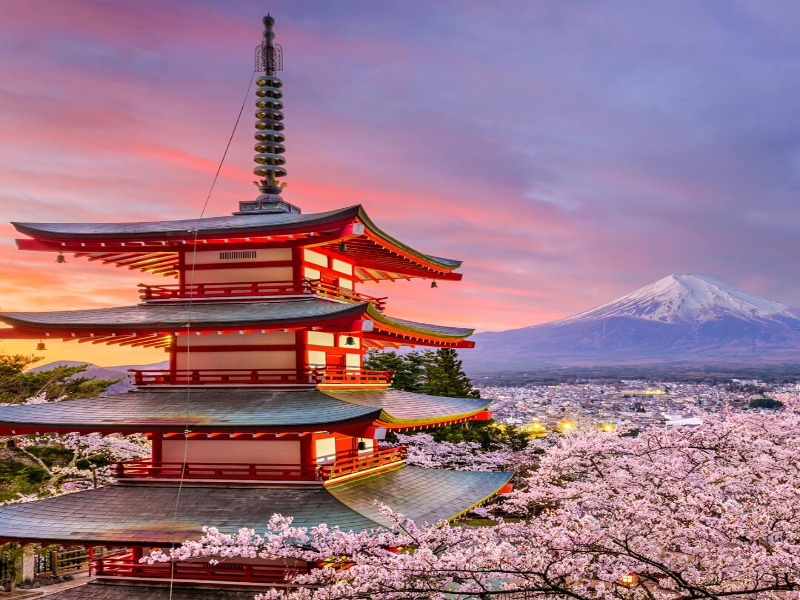
#> input picture OpenCV temel işlemler/01 LOAD İMAGE/picture.png, 800 x 600 px
$ python load_image.py
#> lines starting #> are read from the running program, lines starting #| are printed output that depends on the picture
# !pip install opencv_python

import cv2 as cv

path = 'OpenCV temel işlemler/'

img = cv.imread('picture.png')
#> img is the input picture: shape (600, 800, 3); mean B, G, R 132.7, 116.7, 155.6
cv.imshow('özet penceresim', img)
cv.waitKey(0)
cv.destroyAllWindows()

dst = cv.applyColorMap(img, cv.COLORMAP_AUTUMN)
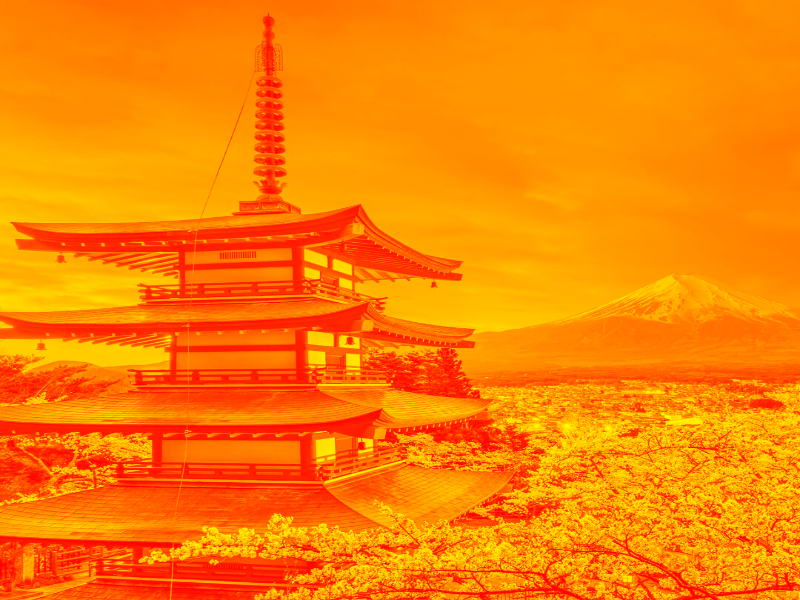
#> dst: shape (600, 800, 3); mean B, G, R 0, 130.2, 255
cv.imshow('dst', dst)
cv.waitKey(0)


dst = cv.applyColorMap(img, cv.COLORMAP_WINTER)
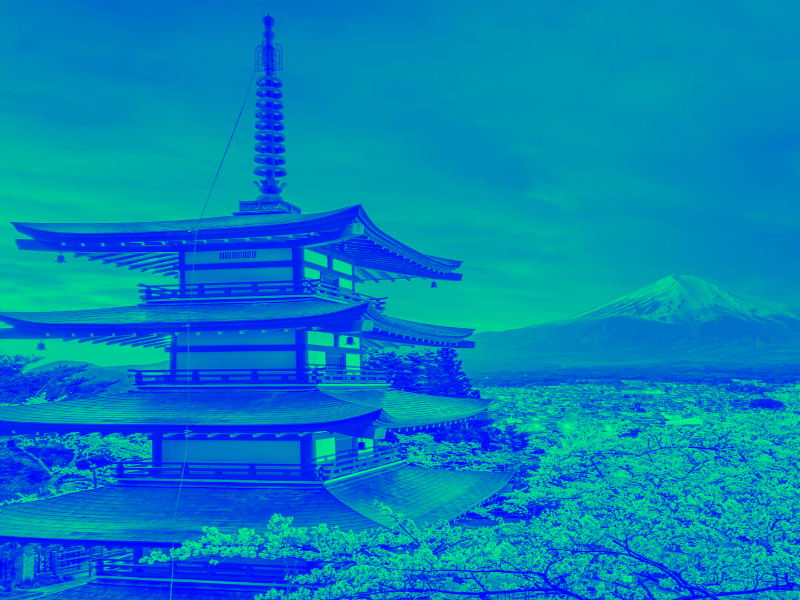
#> dst: shape (600, 800, 3); mean B, G, R 189.9, 130.2, 0
cv.imshow('dst', dst)
cv.waitKey(0)

dst = cv.applyColorMap(img, cv.COLORMAP_SPRING)
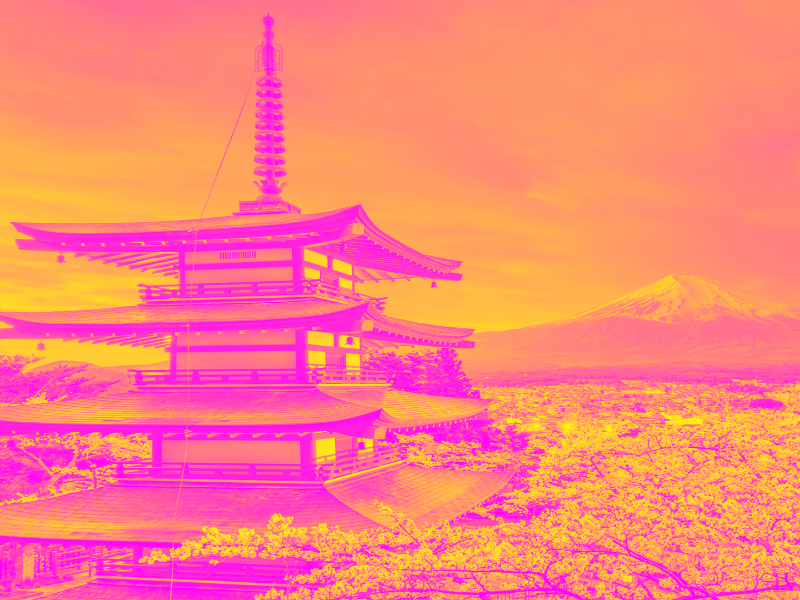
#> dst: shape (600, 800, 3); mean B, G, R 124.8, 130.2, 255
cv.imshow('dst', dst)
cv.waitKey(0)

dst = cv.applyColorMap(img, cv.COLORMAP_TWILIGHT)
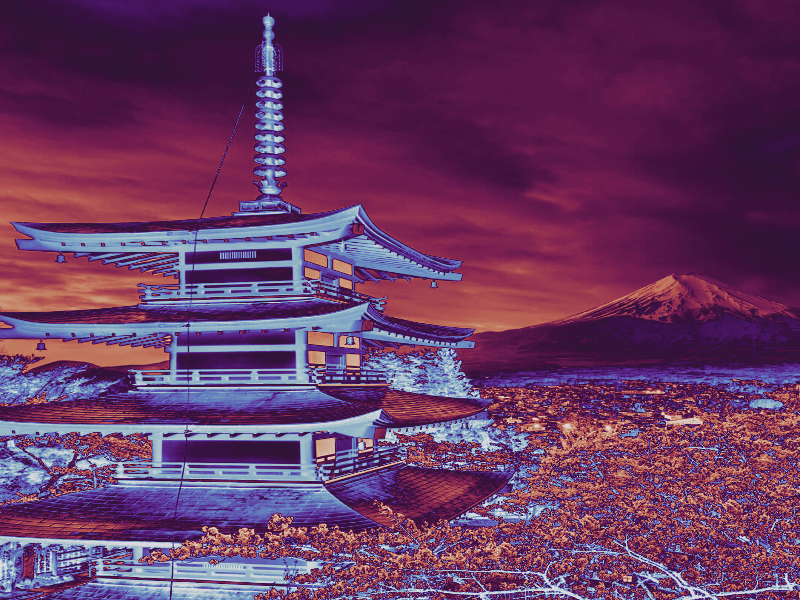
#> dst: shape (600, 800, 3); mean B, G, R 99.1, 56.5, 104.6
cv.imshow('dst', dst)
cv.waitKey(0)

dst = cv.applyColorMap(img, cv.COLORMAP_SUMMER)
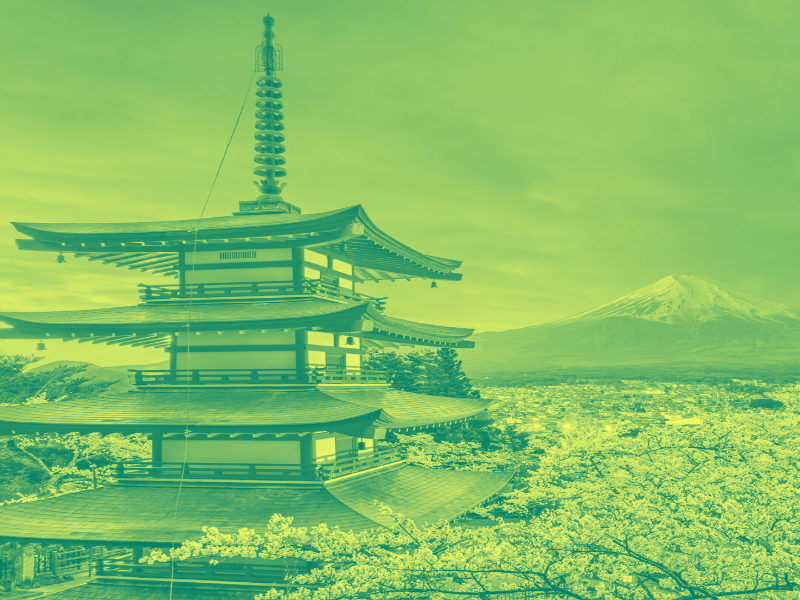
#> dst: shape (600, 800, 3); mean B, G, R 102, 192.6, 130.2
cv.imshow('dst', dst)
cv.waitKey(0)
